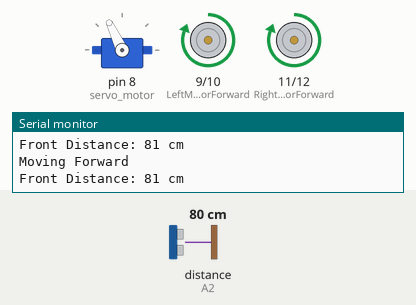
This sketch was run on a simulated Arduino Uno, built with avr-gcc and run on an emulated ATmega328P. Shown: servo, motor-driver pin pairs drawn as motors (green arrow = first pin HIGH = forward, orange = second pin HIGH = backward, longer = more drive), the last lines printed to the serial monitor. Inputs (shaded band) come from the test bench; at power-on: distance to the obstacle (sensor on A2) 80 cm. The echo pulse lasts 58.3 µs per cm.

Above: at 3.9 s.
4.0 s: distance to the obstacle (sensor on A2) set to 22 cm
5.5 s: distance to the obstacle (sensor on A2) set to 18 cm
At 6.1 s:
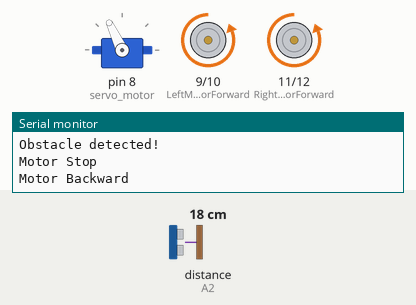
At 7.1 s:
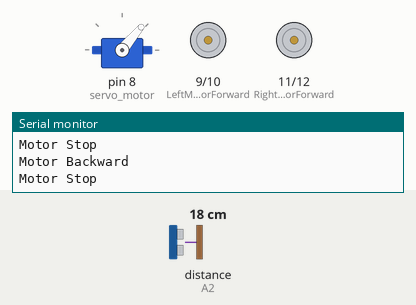
8.5 s: distance to the obstacle (sensor on A2) set to 120 cm
At 8.9 s:
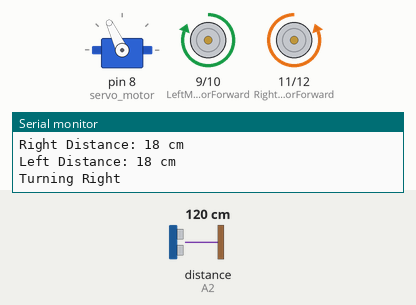
Timing chart, 0 to 11.5 s (numbered marks = the images above; inputs shaded):
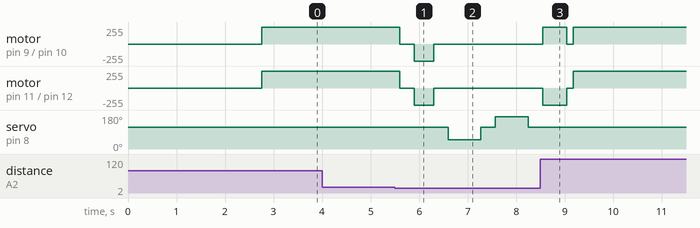

The sketch:

ARDUINO_CODE.ino
```cpp
#include <NewPing.h>
#include <Servo.h>

// Motor pins
const int LeftMotorForward = 9;
const int LeftMotorBackward = 10;
const int RightMotorForward = 11;
const int RightMotorBackward = 12;

// ESP32-CAM trigger pin
const int EspCamTriggerPin = 7;

// Ultrasonic sensor pins
#define trig_pin A1
#define echo_pin A2

#define maximum_distance 200

boolean goesForward = false;
int distance = 100;

NewPing sonar(trig_pin, echo_pin, maximum_distance);
Servo servo_motor;

// Photo trigger control
unsigned long lastPhotoTriggerTime = 0;
const unsigned long photoCooldown = 10000; // 10 seconds gap between photos

void setup() {
  Serial.begin(9600);
  Serial.println("Obstacle Avoiding Car Started");

  pinMode(RightMotorForward, OUTPUT);
  pinMode(LeftMotorForward, OUTPUT);
  pinMode(LeftMotorBackward, OUTPUT);
  pinMode(RightMotorBackward, OUTPUT);

  pinMode(EspCamTriggerPin, OUTPUT);
  digitalWrite(EspCamTriggerPin, LOW);

  servo_motor.attach(8);

  servo_motor.write(115);
  delay(2000);

  distance = readPing();
  delay(100);
  distance = readPing();
  delay(100);
  distance = readPing();
  delay(100);
  distance = readPing();
  delay(100);
}

void loop() {
  int distanceRight = 0;
  int distanceLeft = 0;

  delay(50);

  Serial.print("Front Distance: ");
  Serial.print(distance);
  Serial.println(" cm");

  if (distance <= 20) {
    Serial.println("Obstacle detected!");
    triggerEspCam();

    moveStop();
    delay(300);

    moveBackward();
    delay(400);

    moveStop();
    delay(300);

    distanceRight = lookRight();
    delay(300);

    distanceLeft = lookLeft();
    delay(300);

    Serial.print("Right Distance: ");
    Serial.print(distanceRight);
    Serial.println(" cm");

    Serial.print("Left Distance: ");
    Serial.print(distanceLeft);
    Serial.println(" cm");

    if (distanceRight >= distanceLeft) {
      Serial.println("Turning Right");
      turnRight();
      moveStop();
    } else {
      Serial.println("Turning Left");
      turnLeft();
      moveStop();
    }
  } else {
    Serial.println("Moving Forward");
    moveForward();
  }

  distance = readPing();
}

void triggerEspCam() {
  if (millis() - lastPhotoTriggerTime >= photoCooldown) {
    lastPhotoTriggerTime = millis();

    Serial.println("Trigger sent to ESP32-CAM");

    digitalWrite(EspCamTriggerPin, HIGH);
    delay(1000);
    digitalWrite(EspCamTriggerPin, LOW);
  }
}

int lookRight() {
  servo_motor.write(50);
  delay(500);

  int distance = readPing();
  delay(100);

  servo_motor.write(115);
  return distance;
}

int lookLeft() {
  servo_motor.write(170);
  delay(500);

  int distance = readPing();
  delay(100);

  servo_motor.write(115);
  return distance;
}

int readPing() {
  delay(70);

  int cm = sonar.ping_cm();

  if (cm == 0) {
    cm = 250;
  }

  return cm;
}

void moveStop() {
  digitalWrite(RightMotorForward, LOW);
  digitalWrite(LeftMotorForward, LOW);
  digitalWrite(RightMotorBackward, LOW);
  digitalWrite(LeftMotorBackward, LOW);

  Serial.println("Motor Stop");
}

void moveForward() {
  if (!goesForward) {
    goesForward = true;

    digitalWrite(LeftMotorForward, HIGH);
    digitalWrite(RightMotorForward, HIGH);

    digitalWrite(LeftMotorBackward, LOW);
    digitalWrite(RightMotorBackward, LOW);

    Serial.println("Motor Forward");
  }
}

void moveBackward() {
  goesForward = false;

  digitalWrite(LeftMotorBackward, HIGH);
  digitalWrite(RightMotorBackward, HIGH);

  digitalWrite(LeftMotorForward, LOW);
  digitalWrite(RightMotorForward, LOW);

  Serial.println("Motor Backward");
}

void turnRight() {
  digitalWrite(LeftMotorForward, HIGH);
  digitalWrite(RightMotorBackward, HIGH);

  digitalWrite(LeftMotorBackward, LOW);
  digitalWrite(RightMotorForward, LOW);

  delay(500);

  digitalWrite(LeftMotorForward, HIGH);
  digitalWrite(RightMotorForward, HIGH);

  digitalWrite(LeftMotorBackward, LOW);
  digitalWrite(RightMotorBackward, LOW);
}

void turnLeft() {
  digitalWrite(LeftMotorBackward, HIGH);
  digitalWrite(RightMotorForward, HIGH);

  digitalWrite(LeftMotorForward, LOW);
  digitalWrite(RightMotorBackward, LOW);

  delay(500);

  digitalWrite(LeftMotorForward, HIGH);
  digitalWrite(RightMotorForward, HIGH);

  digitalWrite(LeftMotorBackward, LOW);
  digitalWrite(RightMotorBackward, LOW);
}
```

Measured:
- the behaviour switches between 21 and 20 cm on distance to the obstacle (sensor on A2) (found by bisection; images 0 and 1)
- after the input at 5.5 s, motor on pin 9 (LeftMotorForward) / pin 10 (LeftMotorBackward), motor on pin 11 (RightMotorForward) / pin 12 (RightMotorBackward): forward 255/255 → stopped after 0.10 s, → backward 255/255 0.30 s later, → stopped 0.40 s later
- after the input at 8.5 s, servo on pin 8 (servo_motor): stops changing and stays 115°
